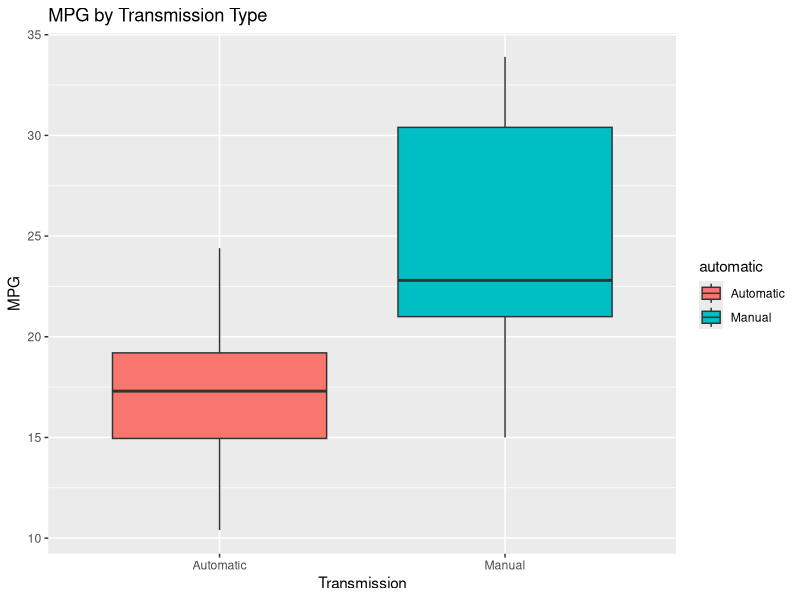
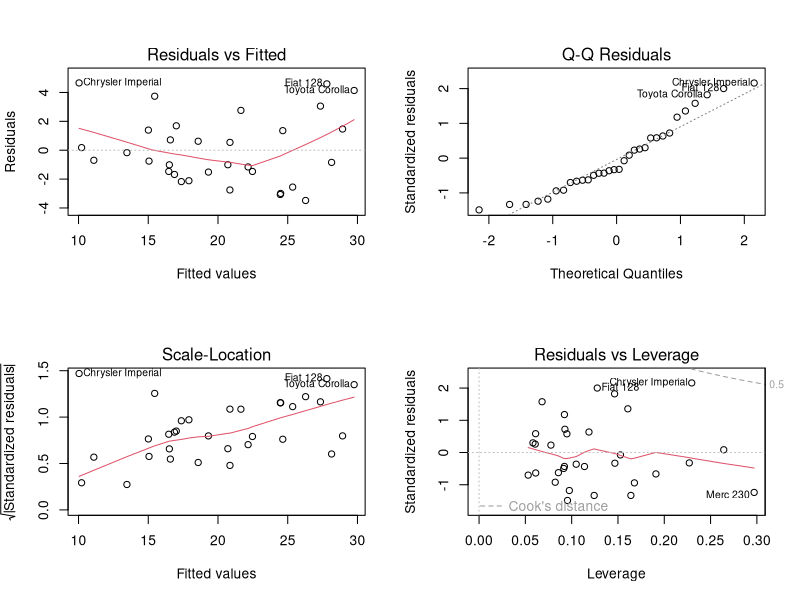
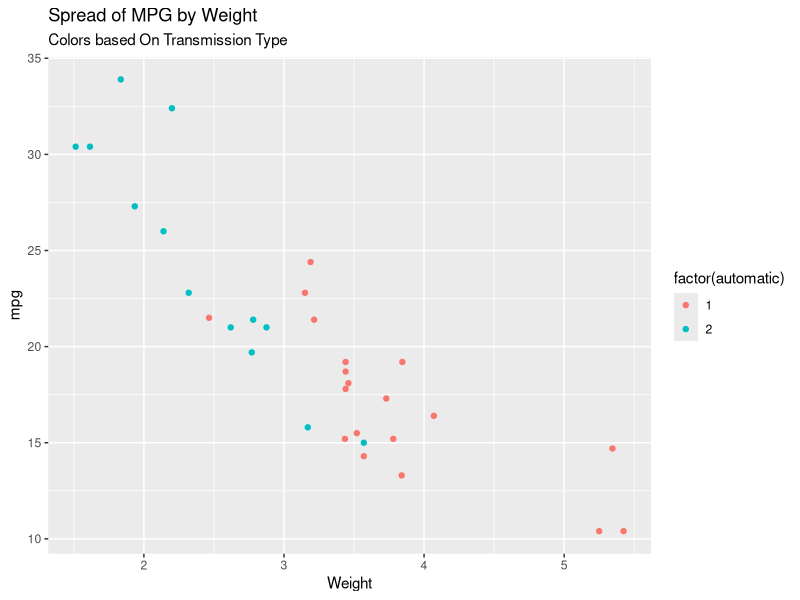
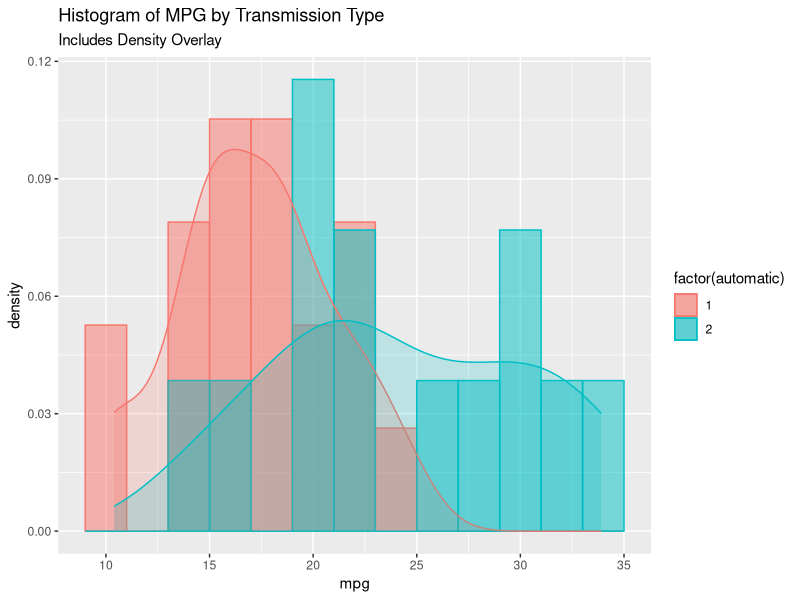

These charts were generated, in order, by the following R code:
## ---- chunk 1
knitr::opts_chunk$set(echo = TRUE)
## ---- chunk 2
#load R packages
library(ggplot2) # for exploratory data analyis / visuals
#load dataset
data(mtcars)
#display top 6 rows
head(mtcars)
#update 'am' variable as automatic vs transmission and set to factor variable
#from the RStudio's documentation: am = Transmission (0 = automatic, 1 = manual)
mtcars$automatic <- as.factor(mtcars$am)
levels(mtcars$automatic) <-c("Automatic", "Manual")
#remove original transmission variable
mtcars$am <- NULL
## ---- chunk 3
#Create boxplot to show average mpg by transmission type.
ggplot(mtcars, aes(x = automatic, y = mpg, fill = automatic)) +
  geom_boxplot(notch = F) + 
  scale_x_discrete("Transmission") +
  scale_y_continuous("MPG") +
  ggtitle("MPG by Transmission Type")
## ---- chunk 4
#simple linear regression
fit <- lm(mpg ~ automatic, data = mtcars)
summary(fit)$coef
summary(fit)$r.squared
## ---- chunk 5
#conduct basic t test to determine whether one transmission is better in terms of MPG
ttestMPG <- t.test(mpg ~ automatic, data = mtcars)
round(ttestMPG$p.value,4)
#Based on the pvalue above (0.0014) from the initial basic test, we would reject the null hypothesis that MPG is unaffected by transmission type. Again, this does not account for other variables and commands further evaluation via regression testing.

#Identify most significant other variables, by testing correlation to mpg of all variables.
#revert transmission type to numeric for correlation test
mtcars$automatic <- as.numeric(mtcars$automatic)
sort(abs(cor(mtcars)[1,]), decreasing = TRUE)
#Based on the correlations between each variable and mpg, transmission type is 6th most significant. We will consider the 6 more substantial correlations going forward.
## ---- chunk 6
fitAll <- lm(mpg ~ ., data = mtcars)
#Run the step function (stepwise regression) to find the best choice of predictors.
bestFit <- step(fitAll, trace = 0, direction = "both")
#provide the summary
summary(bestFit)$coef
summary(bestFit)$r.squared
## ---- chunk 7
summary(bestFit)$coef[4]
#On average, manual transmission cars average 2.94 MPG more than automatic transmission cars, considering other variables.

#Display residual diagnostics using the best fit model (mpg ~ wt + qsec + automatic).
par(mfrow=c(2,2))
plot(bestFit)
#Interpretation: 
# - Residual vs fitted plot shows slight bend,indicating some non-linear relationship was not explained by the model. This follows the thinking that the bestFit curve includes the 3 most significant variables, but not all relevant variables.
# - Residuals appear normally distributed in the Normal Q-Q plot, as desired.
## ---- chunk 8
#Plot to show other variables, largely weight as displayed above, appear to be confounding the analysis. (e.g. heavier cars are more likely to be automatic)
ggplot(mtcars, aes(wt, mpg)) + 
        geom_point(aes(color = factor(automatic))) + 
        labs(title = "Spread of MPG by Weight", subtitle = "Colors based On Transmission Type", x = "Weight", Y = "MPG")

ggplot(mtcars, aes(x = mpg, color = factor(automatic), fill = factor(automatic))) + 
        geom_histogram(aes(y=..density..), alpha = .5, position = "identity", binwidth = 2)+
        geom_density(alpha=.2) + 
        labs(title = "Histogram of MPG by Transmission Type", subtitle = "Includes Density Overlay")
